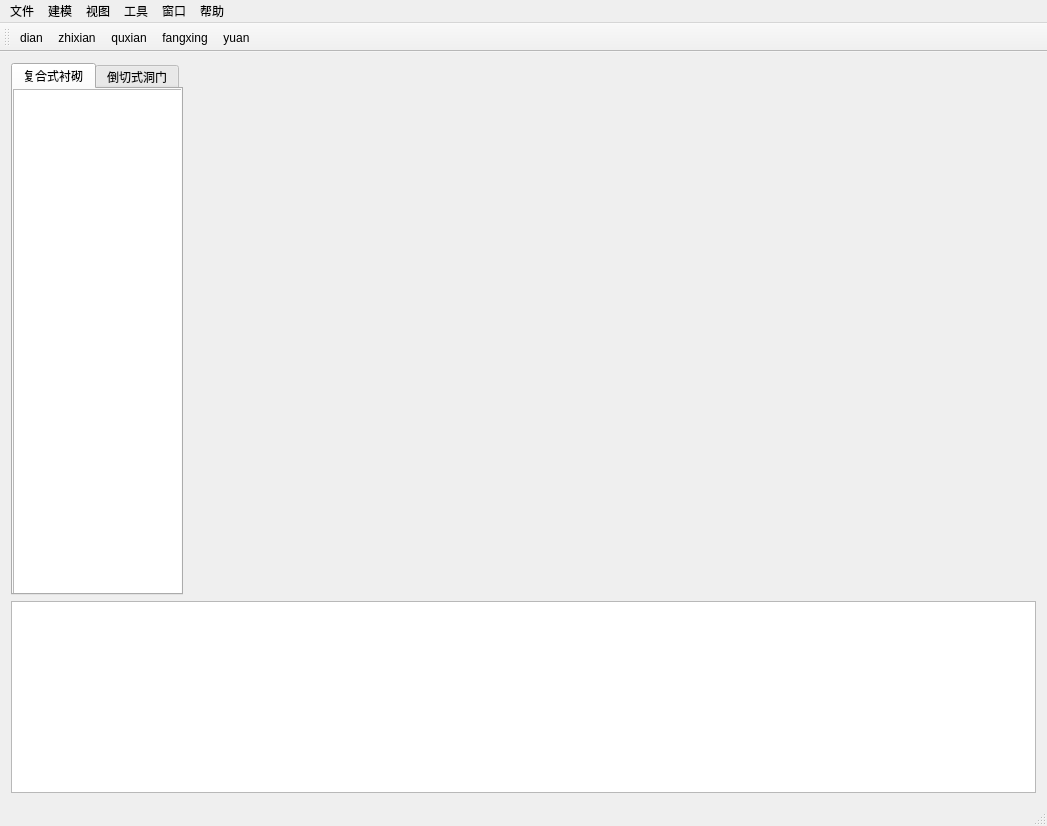
<?xml version="1.0" encoding="UTF-8"?>
<ui version="4.0">
 <class>MainWindow</class>
 <widget class="QMainWindow" name="MainWindow">
  <property name="geometry">
   <rect>
    <x>0</x>
    <y>0</y>
    <width>1047</width>
    <height>826</height>
   </rect>
  </property>
  <property name="sizePolicy">
   <sizepolicy hsizetype="Preferred" vsizetype="Preferred">
    <horstretch>0</horstretch>
    <verstretch>0</verstretch>
   </sizepolicy>
  </property>
  <property name="windowTitle">
   <string>铁路隧道典型构件数字化设计软件</string>
  </property>
  <property name="windowIcon">
   <iconset>
    <normaloff>:/new/prefix1/ziyuan/tubiao.png</normaloff>:/new/prefix1/ziyuan/tubiao.png</iconset>
  </property>
  <widget class="QWidget" name="centralWidget">
   <property name="sizePolicy">
    <sizepolicy hsizetype="Minimum" vsizetype="Minimum">
     <horstretch>0</horstretch>
     <verstretch>0</verstretch>
    </sizepolicy>
   </property>
   <layout class="QVBoxLayout" name="verticalLayout">
    <item>
     <widget class="QWidget" name="widget" native="true">
      <layout class="QHBoxLayout" name="horizontalLayout_2">
       <property name="spacing">
        <number>5</number>
       </property>
       <property name="sizeConstraint">
        <enum>QLayout::SetDefaultConstraint</enum>
       </property>
       <property name="leftMargin">
        <number>0</number>
       </property>
       <property name="topMargin">
        <number>0</number>
       </property>
       <property name="rightMargin">
        <number>0</number>
       </property>
       <property name="bottomMargin">
        <number>0</number>
       </property>
       <item>
        <widget class="QTabWidget" name="tabWidget">
         <property name="sizePolicy">
          <sizepolicy hsizetype="Fixed" vsizetype="Preferred">
           <horstretch>0</horstretch>
           <verstretch>0</verstretch>
          </sizepolicy>
         </property>
         <property name="currentIndex">
          <number>0</number>
         </property>
         <property name="movable">
          <bool>true</bool>
         </property>
         <widget class="QWidget" name="tab_4">
          <attribute name="title">
           <string>复合式衬砌</string>
          </attribute>
          <widget class="QTreeWidget" name="tr2">
           <property name="geometry">
            <rect>
             <x>0</x>
             <y>0</y>
             <width>201</width>
             <height>511</height>
            </rect>
           </property>
           <property name="sizePolicy">
            <sizepolicy hsizetype="Fixed" vsizetype="Preferred">
             <horstretch>0</horstretch>
             <verstretch>0</verstretch>
            </sizepolicy>
           </property>
           <property name="font">
            <font>
             <pointsize>14</pointsize>
            </font>
           </property>
           <attribute name="headerVisible">
            <bool>false</bool>
           </attribute>
           <column>
            <property name="text">
             <string notr="true">1</string>
            </property>
           </column>
          </widget>
         </widget>
         <widget class="QWidget" name="tab_3">
          <attribute name="title">
           <string>倒切式洞门</string>
          </attribute>
          <widget class="QTreeWidget" name="tr1">
           <property name="geometry">
            <rect>
             <x>0</x>
             <y>0</y>
             <width>171</width>
             <height>511</height>
            </rect>
           </property>
           <property name="sizePolicy">
            <sizepolicy hsizetype="Preferred" vsizetype="Expanding">
             <horstretch>0</horstretch>
             <verstretch>0</verstretch>
            </sizepolicy>
           </property>
           <property name="font">
            <font>
             <pointsize>14</pointsize>
            </font>
           </property>
           <attribute name="headerVisible">
            <bool>false</bool>
           </attribute>
           <column>
            <property name="text">
             <string notr="true">1</string>
            </property>
           </column>
          </widget>
         </widget>
        </widget>
       </item>
       <item>
        <widget class="OccView" name="OCCWid" native="true">
         <property name="sizePolicy">
          <sizepolicy hsizetype="Preferred" vsizetype="Preferred">
           <horstretch>0</horstretch>
           <verstretch>0</verstretch>
          </sizepolicy>
         </property>
        </widget>
       </item>
      </layout>
     </widget>
    </item>
    <item>
     <widget class="QListView" name="listView">
      <property name="enabled">
       <bool>true</bool>
      </property>
      <property name="sizePolicy">
       <sizepolicy hsizetype="Preferred" vsizetype="Fixed">
        <horstretch>0</horstretch>
        <verstretch>0</verstretch>
       </sizepolicy>
      </property>
      <property name="minimumSize">
       <size>
        <width>0</width>
        <height>0</height>
       </size>
      </property>
      <property name="maximumSize">
       <size>
        <width>16777207</width>
        <height>16777215</height>
       </size>
      </property>
      <property name="movement">
       <enum>QListView::Static</enum>
      </property>
      <property name="flow">
       <enum>QListView::TopToBottom</enum>
      </property>
      <property name="resizeMode">
       <enum>QListView::Fixed</enum>
      </property>
     </widget>
    </item>
   </layout>
  </widget>
  <widget class="QMenuBar" name="menuBar">
   <property name="geometry">
    <rect>
     <x>0</x>
     <y>0</y>
     <width>1047</width>
     <height>29</height>
    </rect>
   </property>
   <widget class="QMenu" name="wenjian">
    <property name="title">
     <string>文件</string>
    </property>
    <addaction name="actionNew"/>
    <addaction name="actionOpen"/>
    <addaction name="actionSave"/>
    <addaction name="actionOutput"/>
   </widget>
   <widget class="QMenu" name="jianmo">
    <property name="title">
     <string>建模</string>
    </property>
   </widget>
   <widget class="QMenu" name="shitu">
    <property name="title">
     <string>视图</string>
    </property>
   </widget>
   <widget class="QMenu" name="gongju">
    <property name="title">
     <string>工具</string>
    </property>
   </widget>
   <widget class="QMenu" name="chuangkou">
    <property name="title">
     <string>窗口</string>
    </property>
   </widget>
   <widget class="QMenu" name="bangzhu">
    <property name="title">
     <string>帮助</string>
    </property>
   </widget>
   <addaction name="wenjian"/>
   <addaction name="jianmo"/>
   <addaction name="shitu"/>
   <addaction name="gongju"/>
   <addaction name="chuangkou"/>
   <addaction name="bangzhu"/>
  </widget>
  <widget class="QStatusBar" name="statusBar"/>
  <widget class="QToolBar" name="mainToolBar">
   <attribute name="toolBarArea">
    <enum>TopToolBarArea</enum>
   </attribute>
   <attribute name="toolBarBreak">
    <bool>false</bool>
   </attribute>
   <addaction name="actiondian"/>
   <addaction name="actionzhixian"/>
   <addaction name="actionquxian"/>
   <addaction name="actionfangxing"/>
   <addaction name="actionyuan"/>
  </widget>
  <action name="actionNew">
   <property name="icon">
    <iconset>
     <normaloff>:/new/prefix1/ziyuan/xinjian.png</normaloff>:/new/prefix1/ziyuan/xinjian.png</iconset>
   </property>
   <property name="text">
    <string>new</string>
   </property>
  </action>
  <action name="actionOpen">
   <property name="icon">
    <iconset>
     <normaloff>:/new/prefix1/ziyuan/dakai.png</normaloff>:/new/prefix1/ziyuan/dakai.png</iconset>
   </property>
   <property name="text">
    <string>open</string>
   </property>
  </action>
  <action name="actionSave">
   <property name="icon">
    <iconset>
     <normaloff>:/new/prefix1/ziyuan/baocun.png</normaloff>:/new/prefix1/ziyuan/baocun.png</iconset>
   </property>
   <property name="text">
    <string>save</string>
   </property>
  </action>
  <action name="actionOutput">
   <property name="icon">
    <iconset>
     <normaloff>:/new/prefix1/ziyuan/daochu.png</normaloff>:/new/prefix1/ziyuan/daochu.png</iconset>
   </property>
   <property name="text">
    <string>output</string>
   </property>
  </action>
  <action name="actiondian">
   <property name="icon">
    <iconset>
     <normaloff>:/new/prefix1/ziyuan/dian.png</normaloff>:/new/prefix1/ziyuan/dian.png</iconset>
   </property>
   <property name="text">
    <string>dian</string>
   </property>
  </action>
  <action name="actionzhixian">
   <property name="icon">
    <iconset>
     <normaloff>:/new/prefix1/ziyuan/zhixian.png</normaloff>:/new/prefix1/ziyuan/zhixian.png</iconset>
   </property>
   <property name="text">
    <string>zhixian</string>
   </property>
  </action>
  <action name="actionquxian">
   <property name="icon">
    <iconset>
     <normaloff>:/new/prefix1/ziyuan/quxian.png</normaloff>:/new/prefix1/ziyuan/quxian.png</iconset>
   </property>
   <property name="text">
    <string>quxian</string>
   </property>
  </action>
  <action name="actionfangxing">
   <property name="icon">
    <iconset>
     <normaloff>:/new/prefix1/ziyuan/fangxing.png</normaloff>:/new/prefix1/ziyuan/fangxing.png</iconset>
   </property>
   <property name="text">
    <string>fangxing</string>
   </property>
  </action>
  <action name="actionyuan">
   <property name="icon">
    <iconset>
     <normaloff>:/new/prefix1/ziyuan/yuan.png</normaloff>:/new/prefix1/ziyuan/yuan.png</iconset>
   </property>
   <property name="text">
    <string>yuan</string>
   </property>
  </action>
 </widget>
 <layoutdefault spacing="6" margin="11"/>
 <customwidgets>
  <customwidget>
   <class>OccView</class>
   <extends>QWidget</extends>
   <header>occview.h</header>
   <container>1</container>
  </customwidget>
 </customwidgets>
 <resources>
  <include location="mainwindow.qrc"/>
 </resources>
 <connections/>
</ui>
